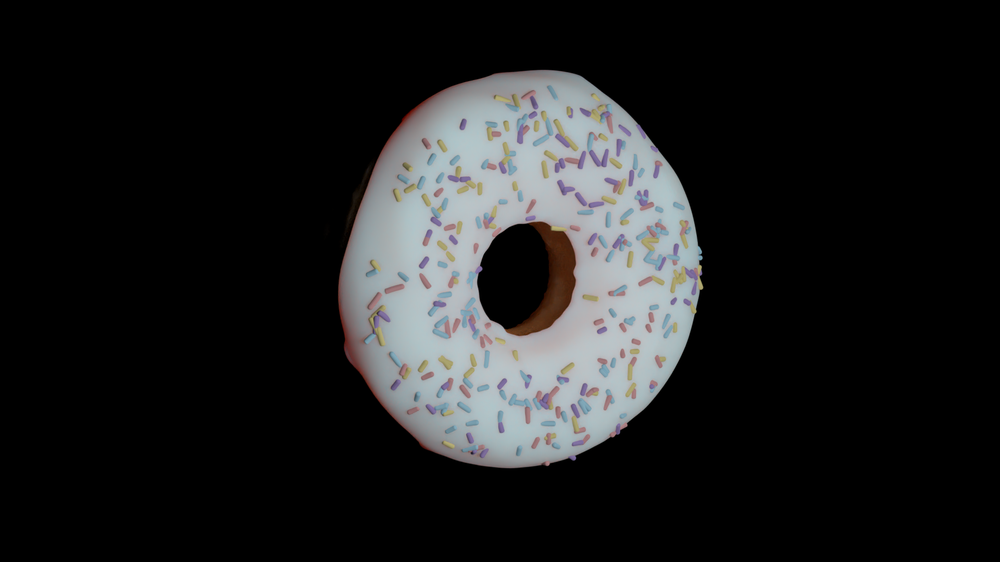
//> input picture Border/black.png, 1000 x 562 px, shrunk from 1920 x 1080 before the run
$ ./border black.png   (built with g++ and OpenCV 4)
//> lines starting //> are read from the running program, lines starting //| are printed output that depends on the picture; after the words box and inside, x2 and y2 are one past the last pixel; in counts of white or black regions, pixels touching at a corner belong together
#include <iostream>
#include <opencv2/opencv.hpp>
using namespace cv;


void CannyThreshold(int Thresh, Mat& src_gray, Mat& detected_edges, int ratio, int kernel_size, Mat& dst, Mat& src)
{
    //Blur Gray Scale Image
    blur( src_gray, detected_edges, Size(3,3) );
    //Canny Method
    Canny( detected_edges, detected_edges, Thresh, Thresh*ratio, kernel_size );
    dst = Scalar::all(0);
    src.copyTo( dst, detected_edges);
}

int main(int argc, char** argv )
{
  // Get command line arguments
  if ( argc < 2 )
  {
  	std::cerr << "Usage: " << argv[ 0 ] << " image_file" << std::endl;
    return( -1 );

  } // fi


  // Review given command line arguments
  std::cout << "-------------------------" << std::endl;
  for( int a = 0; a < argc; a++ )
    std::cout << argv[ a ] << std::endl;
  std::cout << "-------------------------" << std::endl;

  //Save basename
  std::stringstream ss( argv[ 1 ] );
  std::string basename;
  getline( ss, basename ,'.' );
  // Read an image
  Mat image;
  image = imread( argv[1], 1 );
//> image is the input picture: 562 rows x 1000 cols, CV_8UC3; mean B, G, R 31.3, 30.8, 30.2

  if ( !image.data )
  {
    std::cerr << "Error: No image data" << std::endl;
    return( -1);

  } // fi

    //Canny Method Code

  Mat src, src_gray;
  Mat dst, detected_edges;
  src=image.clone();
  dst.create( image.size(), image.type() );
  cvtColor( src, src_gray, COLOR_BGR2GRAY );
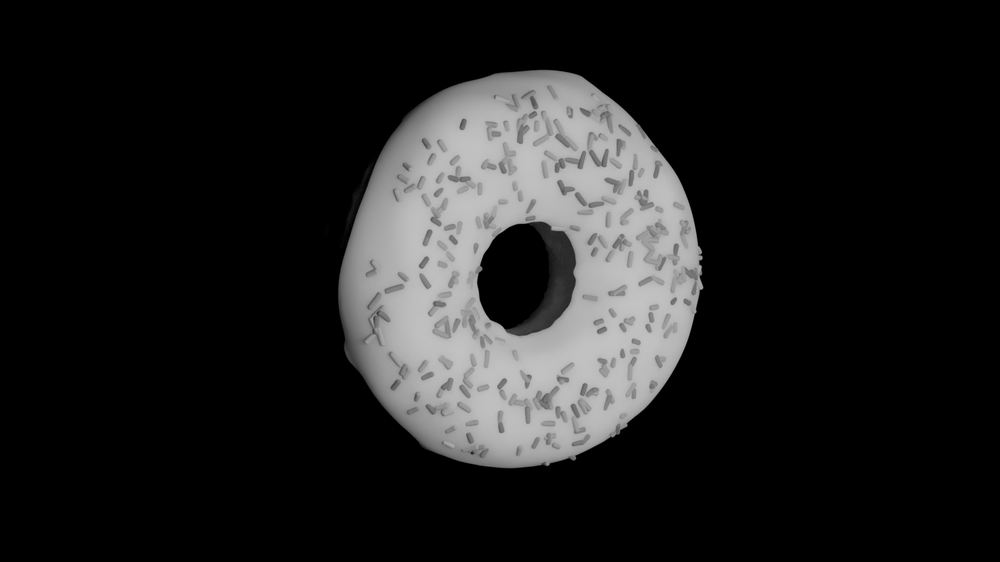
//> src_gray: 562 rows x 1000 cols, CV_8UC1; min 0, max 195, mean 30.7
  //Use Otsu's Method to find Threshold
  int thresh = threshold(src_gray, dst,0,255,CV_THRESH_OTSU)*0.4;
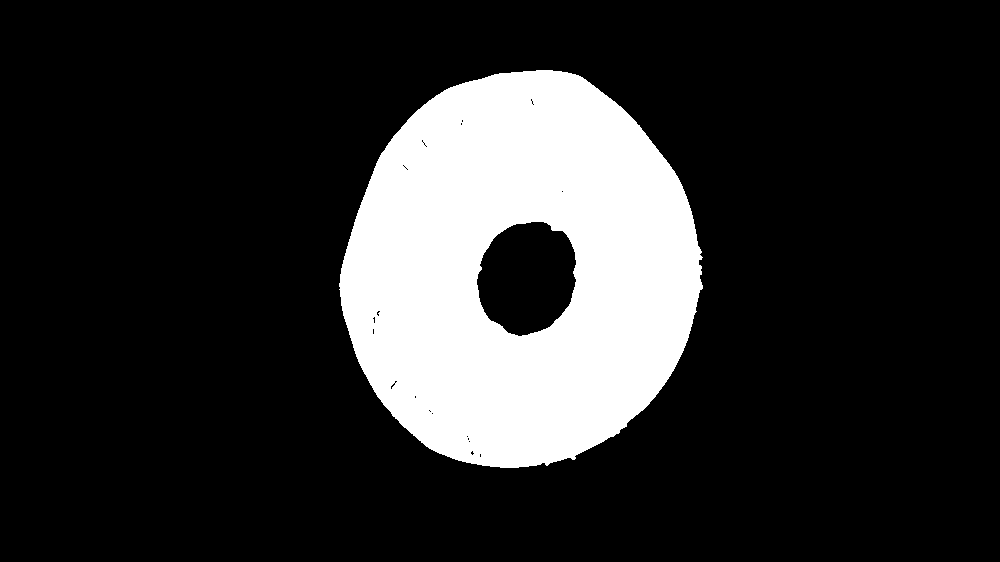
//> dst: 562 rows x 1000 cols, CV_8UC1; 18.2% white; 1 white region, box (x1, y1, x2, y2) and area: (339, 70, 703, 468) 102233
//> thresh = 33
  CannyThreshold(thresh, src_gray, detected_edges, 3,3, dst, src);
//> in CannyThreshold, `Canny( detected_edges, detected_edges, Thresh, Thresh*ratio, kernel_si..`:
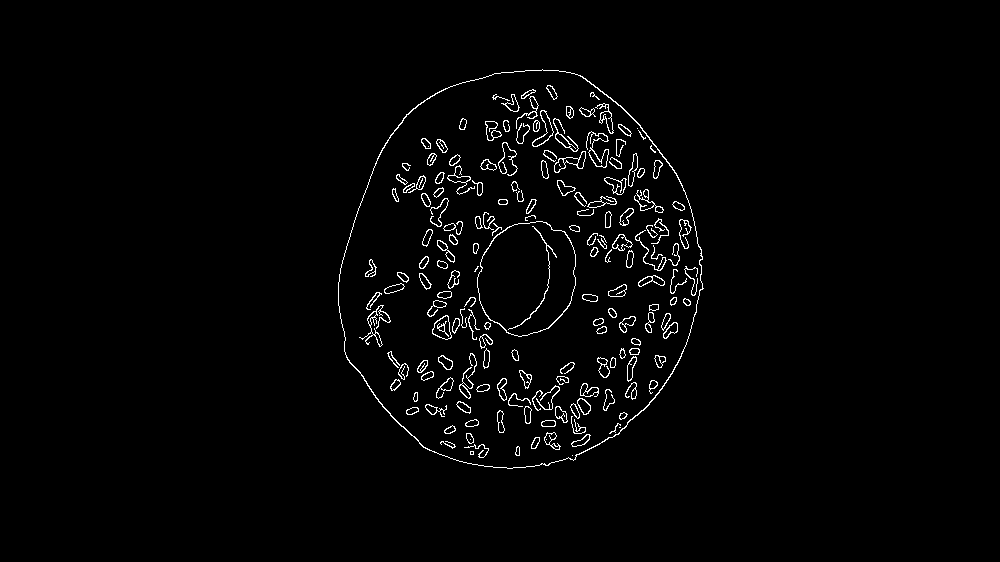
//> detected_edges: 562 rows x 1000 cols, CV_8UC1; 1.9% white in thin lines or dots, all inside (x1, y1, x2, y2) = (338, 69, 704, 469)

  //Back Projection Method Code
  //Transform to hsvMat src, src_gray;
  Mat hsv;
  cvtColor( image, hsv, COLOR_BGR2HSV );
//> hsv: 562 rows x 1000 cols, CV_8UC3; mean H, S, V 19, 7.1, 32.6

  //Find required Mask
  Point seed = Point( 0, 0 );

  int newMaskVal = 255;
  Scalar newVal = Scalar( 120, 120, 120 );

  int connectivity = 8;
  int flags = connectivity + (newMaskVal << 8 ) + FLOODFILL_FIXED_RANGE + FLOODFILL_MASK_ONLY;

  Mat mask2 = Mat::zeros( image.rows + 2, image.cols + 2, CV_8U );
  floodFill( image, mask2, seed, newVal, 0, Scalar( 20, 20, 20 ), Scalar( 20, 20, 20), flags );
  Mat mask = mask2( Range( 1, mask2.rows - 1 ), Range( 1, mask2.cols - 1 ) );
//> mask: 562 rows x 1000 cols, CV_8UC1; 79.9% white; 3 black regions, box (x1, y1, x2, y2) and area: (338, 69, 704, 469) 112680, (347, 185, 363, 228) 155, (362, 167, 371, 184) 41

  //Initialize Histogram
  Mat hist;
  int h_bins = 30; int s_bins = 32;
  int histSize[] = { h_bins, s_bins };
  float h_range[] = { 0, 180 };
  float s_range[] = { 0, 256 };
  const float* ranges[] = { h_range, s_range };

  int channels[] = { 0, 1 };

  // Get the Histogram and normalize it
  calcHist( &hsv, 1, channels, mask, hist, 2, histSize, ranges, true, false );
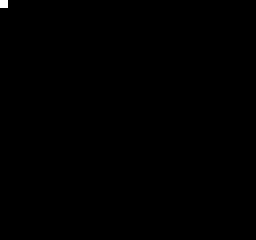
//> hist: 30 rows x 32 cols, CV_32FC1 (shown 8 times larger); min 0, max 447678, mean 467.8; drawn with min black and max white
  //calcHist( &hsv, 1, 0, Mat(), hist, 1, &histSize, &ranges, true, false );
  normalize( hist, hist, 0, 255, NORM_MINMAX, -1, Mat() );
//> hist: 30 rows x 32 cols, CV_32FC1; 18.65% of pixels changed, all inside (x1, y1, x2, y2) = (0, 0, 32, 30)

  // Get Backprojection
  Mat backproj;
  calcBackProject( &hsv, 1, channels, hist, backproj, ranges, 1, true );
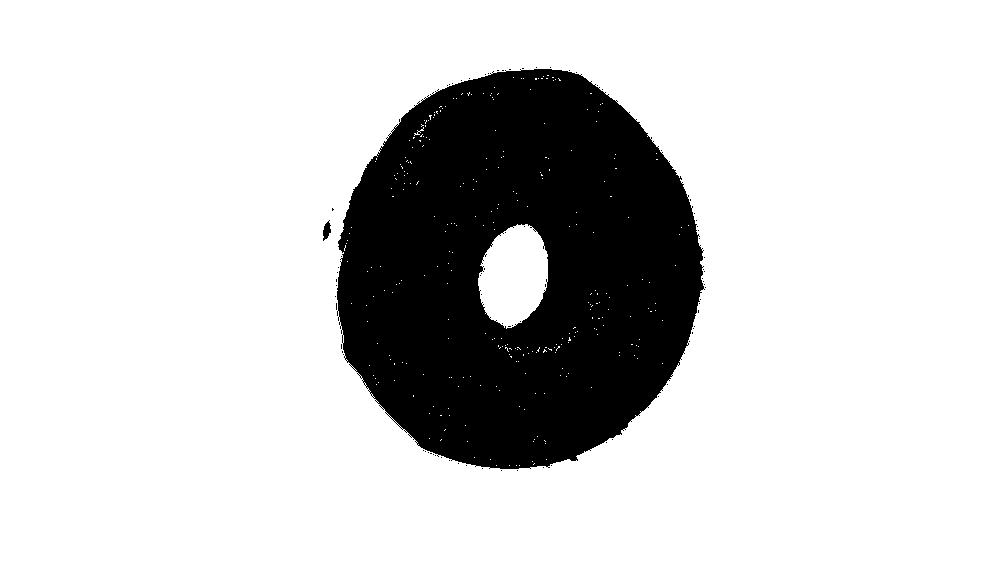
//> backproj: 562 rows x 1000 cols, CV_8UC1; 80.7% white; 81 black regions (79 under 20 px), largest, box (x1, y1, x2, y2) and area: (337, 69, 705, 469) 108259, (323, 220, 331, 241) 101

  //Dilate for making canny borders more relevant
  //Default kernel size (3x3)
  dilate(dst, dst, Mat(), Point(-1, -1), 2, 1, 1);
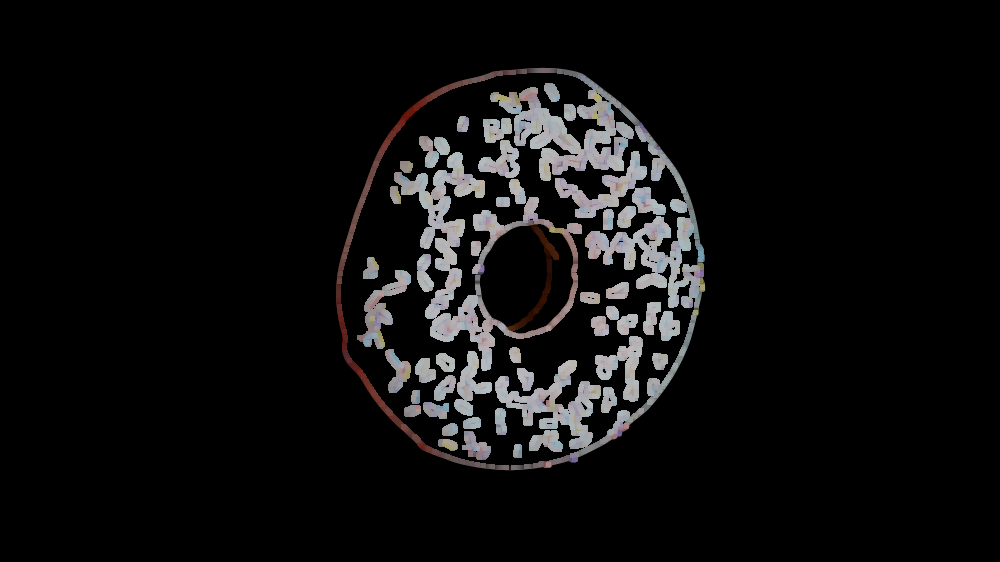
//> dst: 562 rows x 1000 cols, CV_8UC3; mean B, G, R 14.2, 14, 14.3

  //Transform backproj Gray Scale image to BGR to add color borders from Canny
  cvtColor(backproj, backproj, CV_GRAY2BGR);

  //Add Canny and Back Projection Segmentations
  Mat suma;
  add(backproj,dst, suma);
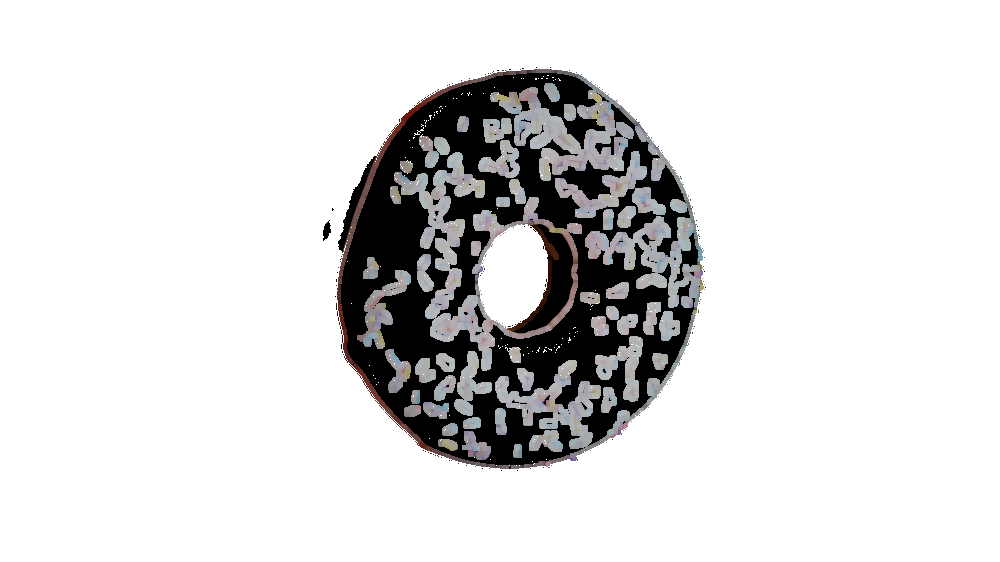
//> suma: 562 rows x 1000 cols, CV_8UC3; mean B, G, R 219.5, 219.3, 219.6

  //Write Canny's segementation, Back Projection segmentation and added segmentation
  imwrite( basename + "_cannySeg.png", dst);
  imwrite( basename + "_backProjSeg.png", backproj);
  imwrite( basename + "_finalSeg.png", suma);
  return( 0 );
}

// eof - example.cxx
